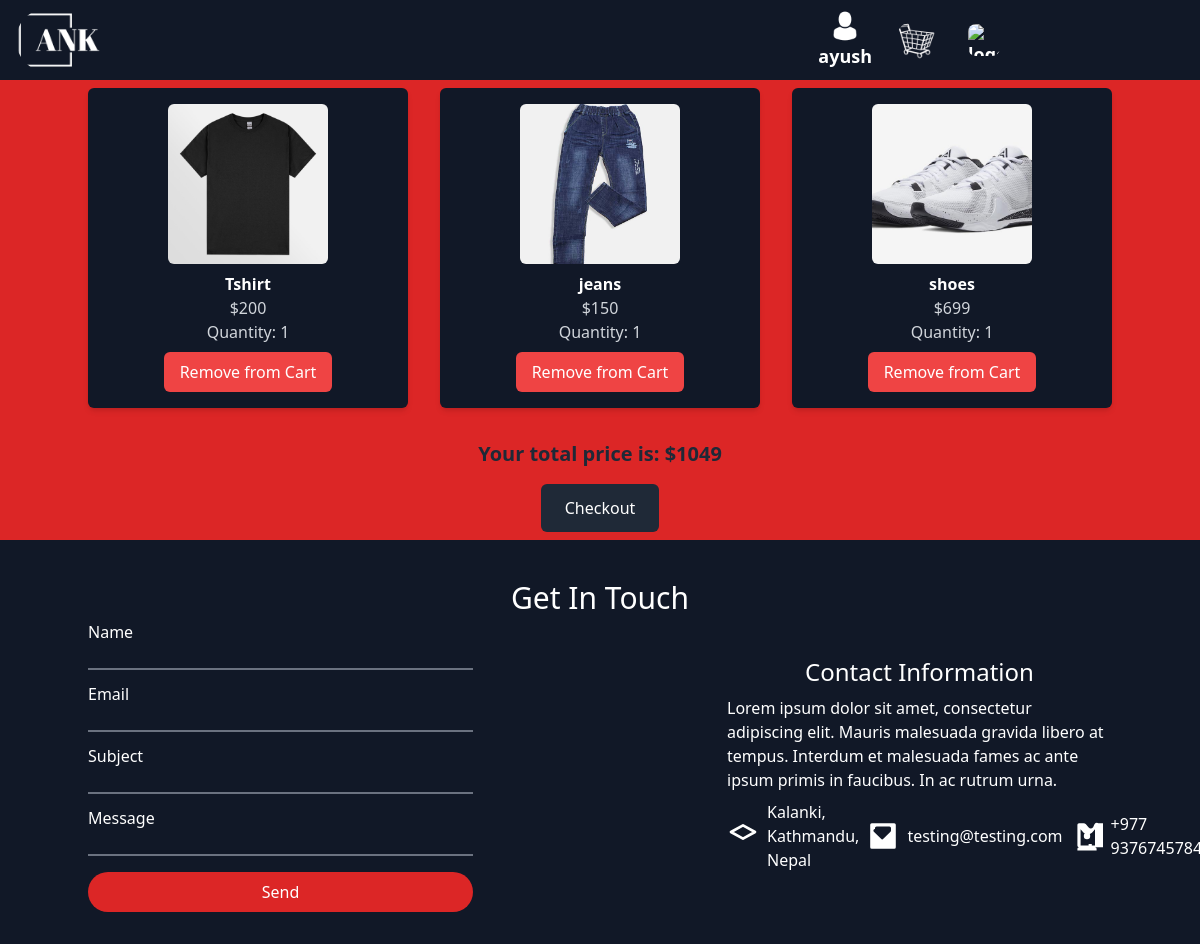
The app's page /usercart/ (signed in), older data.
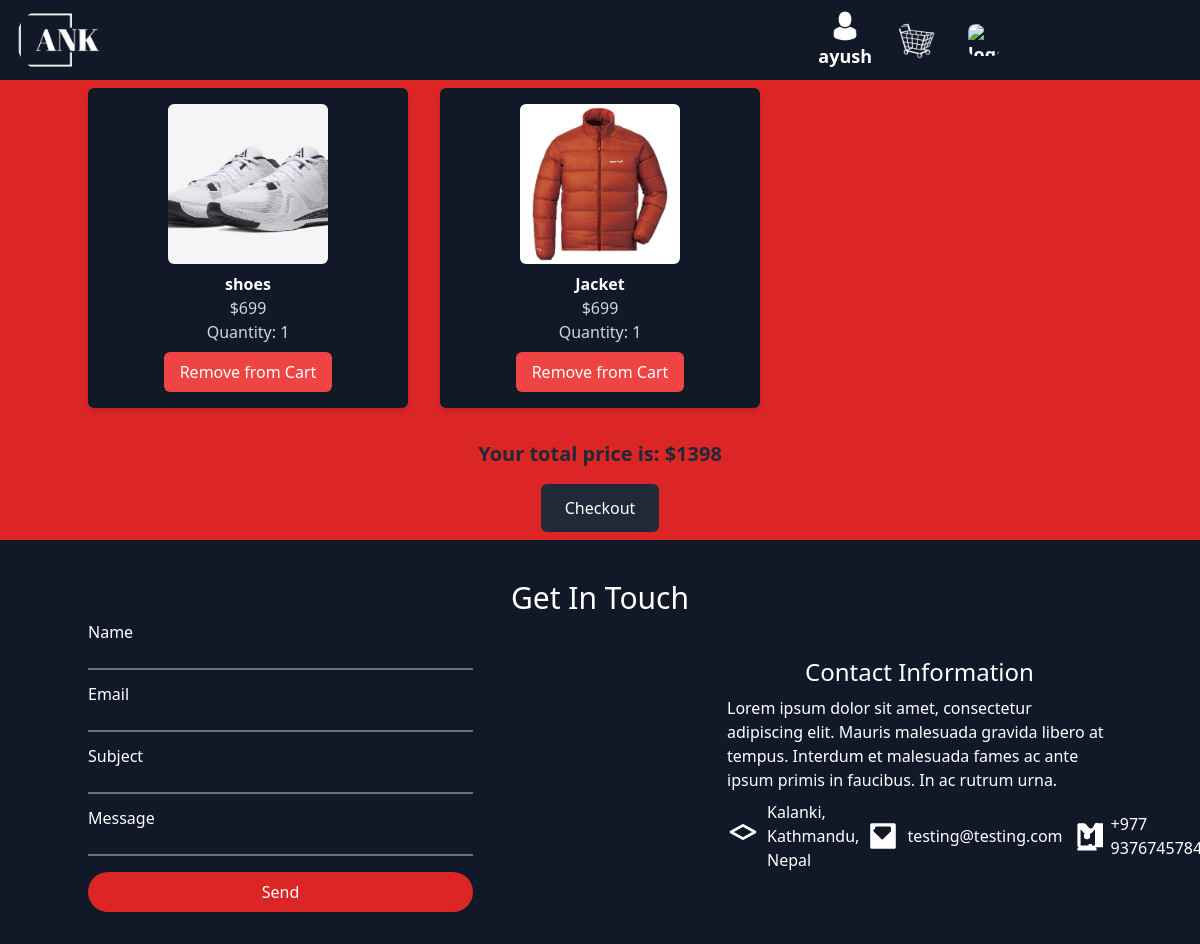
The same page, newer data.
### Ecommerce/models.py (models this page shows, shortened)
class CartItem(models.Model):
    cart = models.ForeignKey(Cart, on_delete=models.CASCADE)
    product = models.ForeignKey(Product, on_delete=models.CASCADE)
    quantity = models.PositiveIntegerField(default=1)

class Product(models.Model):
	image=models.ImageField(upload_to="Product_image")
	name=models.CharField(max_length=20)
	price=models.IntegerField()

### Ecommerce/views.py (the view)
# urls.py: path('usercart/',views.items_in_cart,name="items_cart"),
@login_required
def items_in_cart(request):
    user = request.user
    user_cart = Cart.objects.get(user=request.user)
    cart_items = CartItem.objects.filter(cart=user_cart)
    total = 0
    for i in cart_items:
        total += i.quantity * i.product.price
    return render(request, "cart.html", {"items": cart_items, "totaldue": total, "name": user})

### Ecommerce/templates/cart.html (shortened to what the changed rows need)
<!DOCTYPE html>
<html lang="en">
<head>
    <script src="https://cdn.tailwindcss.com"></script>
</head>
<body class="overflow-x-hidden h-screen bg-gray-100">
    <div class="bg-red-600 p-2">
        <div class="grid grid-cols-1 md:grid-cols-2 lg:grid-cols-3 xl:grid-cols-4 gap-4 md:gap-8 container mx-auto">
            {% for item in items %}
            <div class="p-4 rounded-md shadow-md bg-gray-900 text-white text-center">
                <img src="{{ item.product.image.url }}" alt="{{ item.product.name }}" class="h-40 w-40 object-cover object-center rounded-md mx-auto">
                <p class="mt-2 font-semibold">{{ item.product.name }}</p>
                <p class="text-gray-300">${{ item.product.price }}</p>
                <p class="text-gray-300">Quantity: {{ item.quantity }}</p>
                <form method="POST" action="{% url 'remove_cart' item.id %}">
                    <button type="submit" class="mt-2 px-4 py-2 bg-red-500 hover:bg-red-600 rounded-md focus:outline-none focus:shadow-outline-red">
                        Remove from Cart
                    </button>
                </form>
            </div>
            {% endfor %}
        </div>
        <div class="mt-8 text-xl font-bold text-gray-800 text-center">
            Your total price is: ${{ totaldue }}
        </div>
        <form method="POST" action="{% url 'checkout' totaldue %}" class="text-center">
            <button type="submit" class="mt-4 px-6 py-3 bg-gray-800 hover:bg-purple-600 text-white rounded-md focus:outline-none focus:shadow-outline-purple">
            </button>
        </form>
    </div>
    <footer id="footer" class="bg-gray-900 text-white py-8">
        <div class="container mx-auto">
            <h1 class="text-xl md:text-3xl font-medium mt-2 text-center">Get In Touch</h1>
        </div>
    </footer>
</body>
</html>

Row changes from the older to the newer data that the page shows:
removed CartItem: product.image (picture), product.name "Tshirt", product.price "200", quantity "1"
removed CartItem: product.image (picture), product.name "jeans", product.price "150", quantity "1"
added CartItem: product.image (picture), product.name "Jacket", product.price "699", quantity "1"
Text that changed along with them:
{{ totaldue }}: "1049" → "1398"
